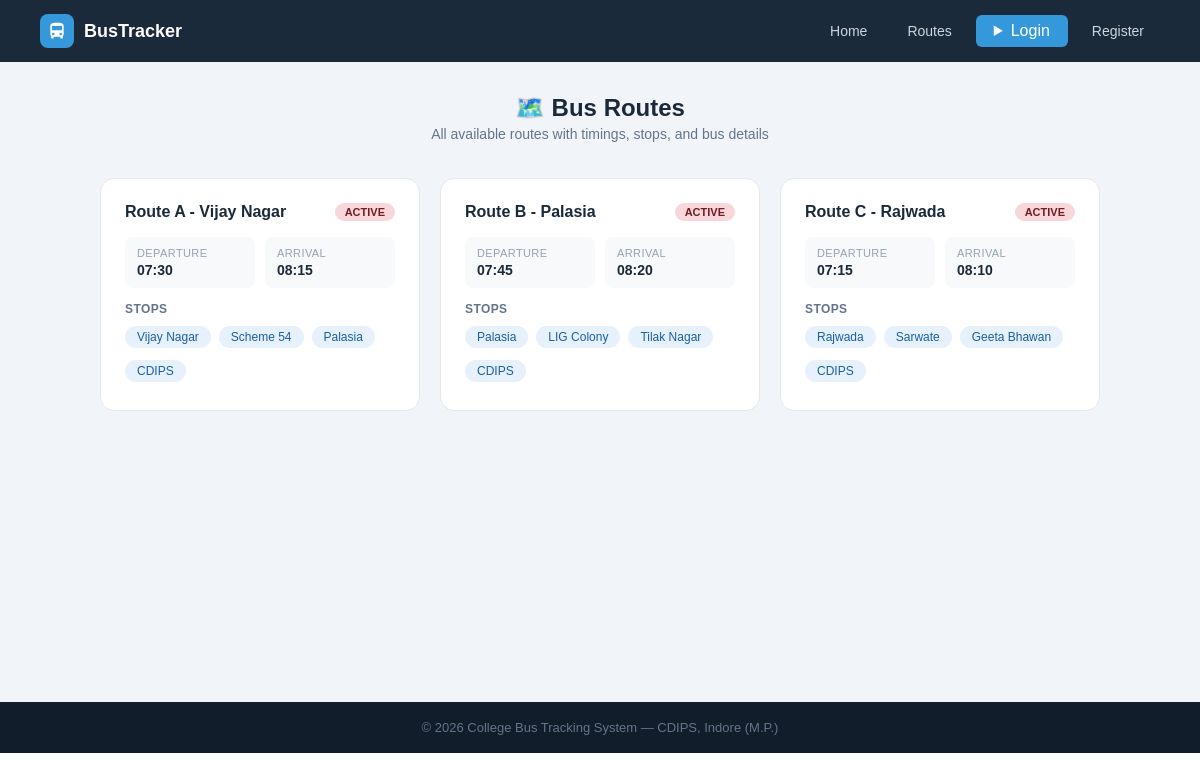
Before: /routes-info with the older database file.
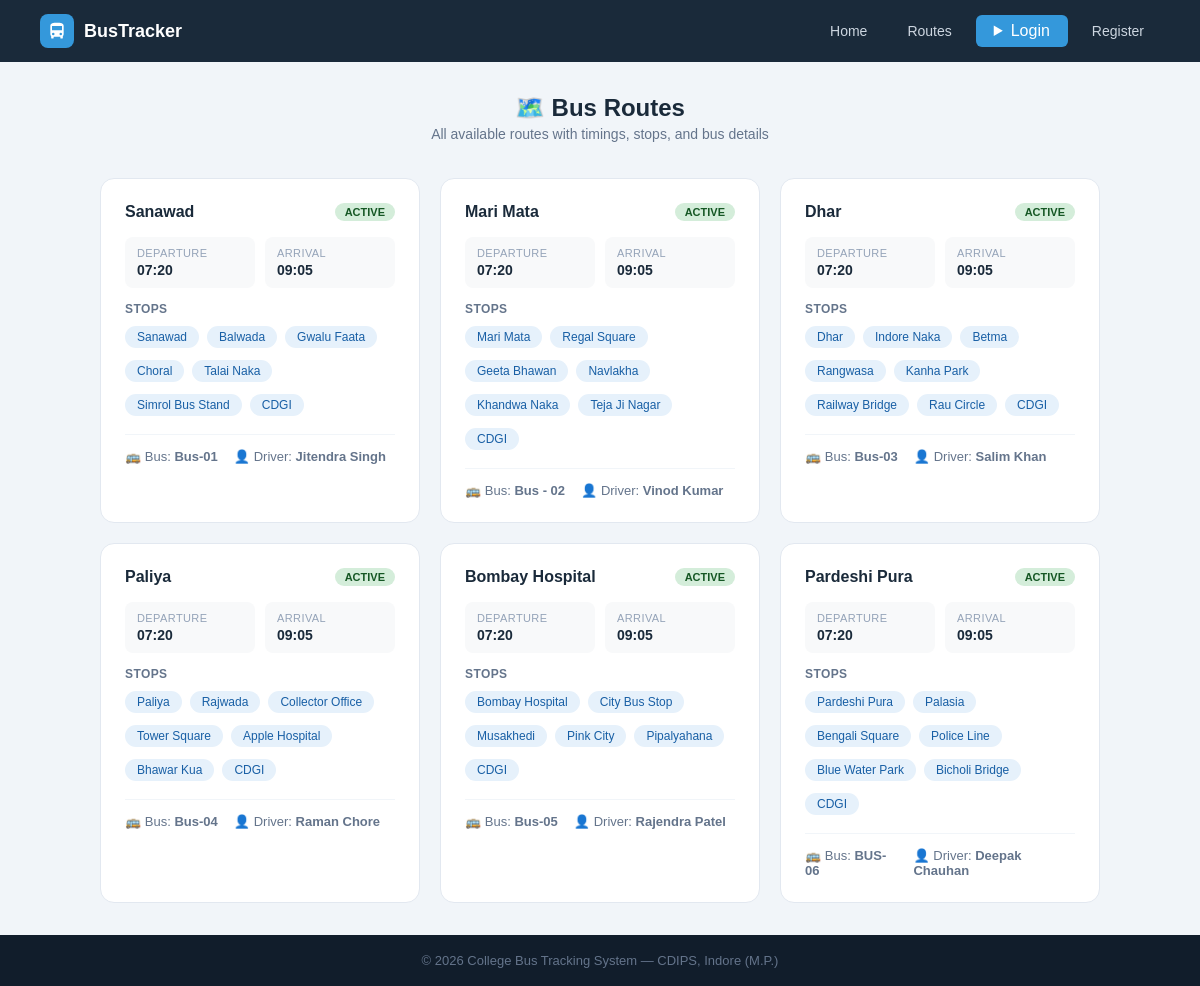
After: the same page with the newer database file.
### tables this page shows
CREATE TABLE routes (
        id INTEGER PRIMARY KEY AUTOINCREMENT,
        route_name TEXT NOT NULL, bus_id INTEGER,
        start_point TEXT, end_point TEXT,
        departure_time TEXT, arrival_time TEXT, stops TEXT, original_bus_id INTEGER,
        FOREIGN KEY(bus_id) REFERENCES buses(id));

CREATE TABLE buses (
        id INTEGER PRIMARY KEY AUTOINCREMENT,
        bus_number TEXT UNIQUE NOT NULL, driver_name TEXT NOT NULL,
        driver_phone TEXT, capacity INTEGER DEFAULT 40,
        status TEXT DEFAULT 'active',
        current_lat REAL DEFAULT 22.7196, current_lng REAL DEFAULT 75.8577, driver_address TEXT);

### app.py (the view)
@app.route('/routes-info')
def routes_page():
    db = get_db()
    routes = db.execute('''SELECT r.*,b.bus_number,b.driver_name,b.status
                           FROM routes r LEFT JOIN buses b ON r.bus_id=b.id''').fetchall()
    db.close(); return render_template('routes.html', routes=routes)

### app.py (called while the page is built, shortened)
def get_db():
    conn = sqlite3.connect(DB)
    conn.row_factory = sqlite3.Row
    return conn

@app.context_processor
def inject_notifications():
    return dict(notifications=[], unread_count=0)

### templates/routes.html (shortened to what this page needs)
{% extends "base.html" %}
{% block content %}
<div class="page">
    <div class="page-header" style="text-align:center;margin-bottom:36px">
        <h1>🗺️ Bus Routes</h1>
        <p>All available routes with timings, stops, and bus details</p>
    </div>
    <div class="routes-grid">
    {% for r in routes %}
    <div class="route-card">
        <div class="route-header">
            <div class="route-name">{{ r.route_name }}</div>
            <span class="badge {{ 'badge-green' if r.status == 'active' else 'badge-red' }}">
                {{ r.status.upper() if r.status else 'ACTIVE' }}
            </span>
        </div>
        <div class="route-info">
            <div class="ri-item"><div class="key">Departure</div><div class="val">{{ r.departure_time }}</div></div>
            <div class="ri-item"><div class="key">Arrival</div><div class="val">{{ r.arrival_time }}</div></div>
        </div>
        <div class="stops-label">Stops</div>
        <div class="stops-flow">
            {% set stop_list = r.stops.replace('-', '→').replace(',', '→').split('→') %}
            {% for stop in stop_list %}
            <span class="stop-chip">{{ stop.strip() }}</span>
            {% endfor %}
        </div>
        {% if r.bus_number %}
        <div class="bus-info">
            <span>🚌 Bus: <b>{{ r.bus_number }}</b></span>
            <span>👤 Driver: <b>{{ r.driver_name }}</b></span>
        </div>
        {% endif %}
    </div>
    {% else %}
    <div style="text-align:center;color:#94a3b8;padding:40px;grid-column:1/-1">No routes available.</div>
    {% endfor %}
    </div>
</div>
{% endblock %}

### templates/base.html (shortened to what this page needs)
<!DOCTYPE html>
<html lang="en">
<head>
    <link rel="stylesheet" href="{{ url_for('static', filename='css/style.css') }}">
</head>
<body>
<nav>
    <div class="nav-logo">
        <div class="nav-logo-icon">
            <svg viewBox="0 0 24 24"><path d="M4 16c0 .88.39 1.67 1 2.22V20a1 1 0 001 1h1a1 1 0 001-1v-1h8v1a1 1 0 001 1h1a1 1 0 001-1v-1.78c.61-.55 1-1.34 1-2.22V6c0-3.5-3.58-4-8-4S4 2.5 4 6v10zm3.5 1a1.5 1.5 0 110-3 1.5 1.5 0 010 3zm9 0a1.5 1.5 0 110-3 1.5 1.5 0 010 3zM6 6h12v5H6V6z"/></svg>
        </div>
        <span>BusTracker</span>
    </div>
    <div class="nav-links">
        <a href="{{ url_for('home') }}">Home</a>
        <a href="{{ url_for('routes_page') }}">Routes</a>
        {% if 'admin' in session or 'student' in session %}
            {% if 'admin' in session %}
                <a href="{{ url_for('admin_dashboard') }}">Admin Panel</a>
                <a href="{{ url_for('students_list') }}">Students</a>
                <a href="{{ url_for('gate_logs_page') }}">Gate Logs</a>
                <a href="{{ url_for('admin_reports') }}">📊 Reports</a>
            {% else %}
                <a href="{{ url_for('dashboard') }}">My Dashboard</a>
                <details class="bell-wrap">
                    <summary class="bell-btn">
                        🔔
                        {% if unread_count > 0 %}
                        <span class="bell-badge">{{ unread_count }}</span>
                        {% endif %}
                    </summary>
                    <div class="bell-dropdown">
                        <div class="bell-dropdown-header">
                            <span>Notifications</span>
                            <div style="display:flex;gap:6px;">
                                {% if unread_count > 0 %}
                                <form method="POST" action="{{ url_for('mark_notifications_read') }}">
                                    <button class="bell-action-btn">✓ Read</button>
                                </form>
                                {% endif %}
                                {% if notifications %}
                                <form method="POST" action="{{ url_for('delete_all_notifications') }}"
                                      onsubmit="return confirm('Delete all notification?')">
                                    <button class="bell-action-btn bell-delete-btn">🗑 Delete all</button>
                                </form>
                                {% endif %}
                            </div>
                        </div>
                        {% if notifications %}
                            {% for n in notifications %}
                            <div class="bell-notif-item {{ 'bell-unread' if not n.is_read else '' }}">
                                <div class="bell-notif-row">
                                    <div class="bell-notif-msg">{{ n.message }}</div>
                                    <form method="POST" action="{{ url_for('delete_notification', nid=n.id) }}">
                                        <button class="bell-del-one" title="Delete">✕</button>
                                    </form>
                                </div>
                                <div class="bell-notif-time">🕐 {{ n.created_at[:16] if n.created_at else '' }}</div>
                            </div>
                            {% endfor %}
                        {% else %}
                        <div class="bell-empty">
                            <span>🔕</span>
                            <div>No notification available</div>
                        </div>
                        {% endif %}
                    </div>
                </details>
            {% endif %}
            <span style="color:#94a3b8;font-size:13px">
                Hi,
                {% if 'admin' in session %}
                {{ session['admin']['name'] }}
                {% else %}
                {{ session['student']['name'] }}
                {% endif %}
            </span>
            {% if 'admin' in session %}
            <a href="/logout/admin" class="btn-danger">Logout</a>
            {% else %}
            <a href="/logout/student" class="btn-danger">Logout</a>
            {% endif %}
        {% else %}
            <div style="position: relative; display: inline-block;">
                <details style="list-style: none;">
                    <summary class="btn-nav" style="cursor: pointer; user-select: none;">
                        Login
                    </summary>
                </details>
            </div>
            <a href="{{ url_for('register') }}">Register</a>
        {% endif %}
    </div>
</nav>
{% block content %}{% endblock %}
<footer><p>© 2026 College Bus Tracking System — CDIPS, Indore (M.P.)</p></footer>
</body>
</html>

### static/css/style.css (style rules this page uses)
* { margin: 0; padding: 0; box-sizing: border-box; font-family: Arial, sans-serif; }
a { text-decoration: none; }
nav { display: flex; justify-content: space-between; align-items: center; padding: 14px 40px; background: #1a2a3a; position: sticky; top: 0; z-index: 100; }
.nav-logo { display: flex; align-items: center; gap: 10px; }
.nav-logo-icon { width: 34px; height: 34px; background: #3498db; border-radius: 8px; display: flex; align-items: center; justify-content: center; }
.nav-logo-icon svg { width: 20px; height: 20px; fill: white; }
.nav-logo span { color: white; font-size: 18px; font-weight: bold; }
.nav-links { display: flex; gap: 8px; align-items: center; }
.nav-links a { color: #cdd6e0; font-size: 14px; padding: 7px 16px; border-radius: 6px; transition: background .2s; }
.nav-links .btn-nav { background: #3498db; color: white; padding: 7px 18px; border-radius: 6px; }
footer { background: #111d2b; color: #64748b; text-align: center; padding: 18px; font-size: 13px; }
.badge { display: inline-block; padding: 3px 10px; border-radius: 20px; font-size: 11px; font-weight: bold; }
.badge-green { background: #d4edda; color: #155724; }
.page { padding: 32px 40px; background: #f1f5f9; min-height: 80vh; }
.page-header { margin-bottom: 24px; }
.page-header h1 { font-size: 24px; color: #1a2a3a; font-weight: bold; }
.page-header p { font-size: 14px; color: #64748b; margin-top: 4px; }
.stop-chip { background: #e6f1fb; color: #185fa5; font-size: 12px; padding: 4px 12px; border-radius: 20px; margin: 4px 4px 4px 0; }
.routes-grid { display: grid; grid-template-columns: repeat(auto-fit, minmax(300px, 1fr)); gap: 20px; max-width: 1000px; margin: 0 auto; }
.route-card { background: white; border-radius: 14px; border: 1px solid #e2e8f0; padding: 24px; transition: box-shadow .2s; }
.route-header { display: flex; justify-content: space-between; align-items: flex-start; margin-bottom: 16px; }
.route-name { font-size: 16px; font-weight: bold; color: #1a2a3a; }
.route-info { display: grid; grid-template-columns: 1fr 1fr; gap: 10px; margin-bottom: 14px; }
.ri-item { background: #f8f9fa; border-radius: 8px; padding: 10px 12px; }
.ri-item .key { font-size: 11px; color: #94a3b8; text-transform: uppercase; letter-spacing: .4px; margin-bottom: 3px; }
.ri-item .val { font-size: 14px; font-weight: bold; color: #1a2a3a; }
.stops-flow { display: flex; flex-wrap: wrap; gap: 4px; }
.stops-label { font-size: 12px; color: #64748b; font-weight: bold; margin-bottom: 6px; text-transform: uppercase; letter-spacing: .4px; }
.bus-info { margin-top: 14px; padding-top: 14px; border-top: 1px solid #f1f5f9; font-size: 13px; color: #64748b; display: flex; gap: 16px; }

Changed rows visible on the page:
removed routes: route_name "Route A - Vijay Nagar", status "ACTIVE", departure_time "07:30", arrival_time "08:15", strip "Vijay Nagar" "Scheme 54" "Palasia" "CDIPS"
removed routes: route_name "Route B - Palasia", status "ACTIVE", departure_time "07:45", arrival_time "08:20", strip "Palasia" "LIG Colony" "Tilak Nagar" "CDIPS"
removed routes: route_name "Route C - Rajwada", status "ACTIVE", departure_time "07:15", arrival_time "08:10", strip "Rajwada" "Sarwate" "Geeta Bhawan" "CDIPS"
added routes: route_name "Sanawad", status "ACTIVE", departure_time "07:20", arrival_time "09:05", strip "Sanawad" "Balwada" "Gwalu Faata" "Choral" "Talai Naka" "Simrol Bus Stand" "CDGI", bus_number "Bus-01", driver_name "Jitendra Singh"
added routes: route_name "Mari Mata", status "ACTIVE", departure_time "07:20", arrival_time "09:05", strip "Mari Mata" "Regal Square" "Geeta Bhawan" "Navlakha" "Khandwa Naka" "Teja Ji Nagar" "CDGI", bus_number "Bus - 02", driver_name "Vinod Kumar"
added routes: route_name "Dhar", status "ACTIVE", departure_time "07:20", arrival_time "09:05", strip "Dhar" "Indore Naka" "Betma" "Rangwasa" "Kanha Park" "Railway Bridge" "Rau Circle" "CDGI", bus_number "Bus-03", driver_name "Salim Khan"
added routes: route_name "Paliya", status "ACTIVE", departure_time "07:20", arrival_time "09:05", strip "Paliya" "Rajwada" "Collector Office" "Tower Square" "Apple Hospital" "Bhawar Kua" "CDGI", bus_number "Bus-04", driver_name "Raman Chore"
added routes: route_name "Bombay Hospital", status "ACTIVE", departure_time "07:20", arrival_time "09:05", strip "Bombay Hospital" "City Bus Stop" "Musakhedi" "Pink City" "Pipalyahana" "CDGI", bus_number "Bus-05", driver_name "Rajendra Patel"
added routes: route_name "Pardeshi Pura", status "ACTIVE", departure_time "07:20", arrival_time "09:05", strip "Pardeshi Pura" "Palasia" "Bengali Square" "Police Line" "Blue Water Park" "Bicholi Bridge" "CDGI", bus_number "BUS-06", driver_name "Deepak Chauhan"
